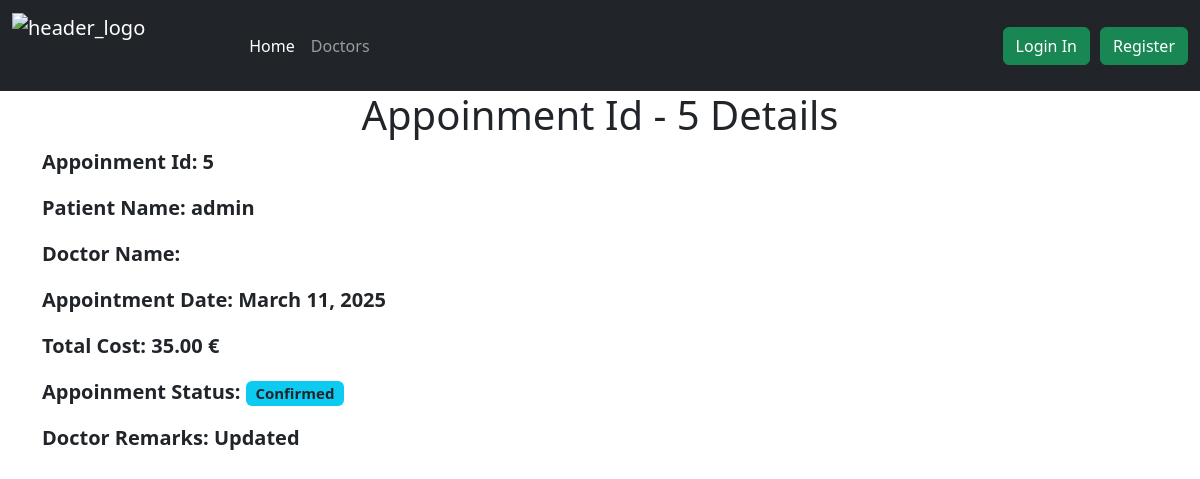
/appoinmentdetails/5, run on an earlier commit of the app's database.
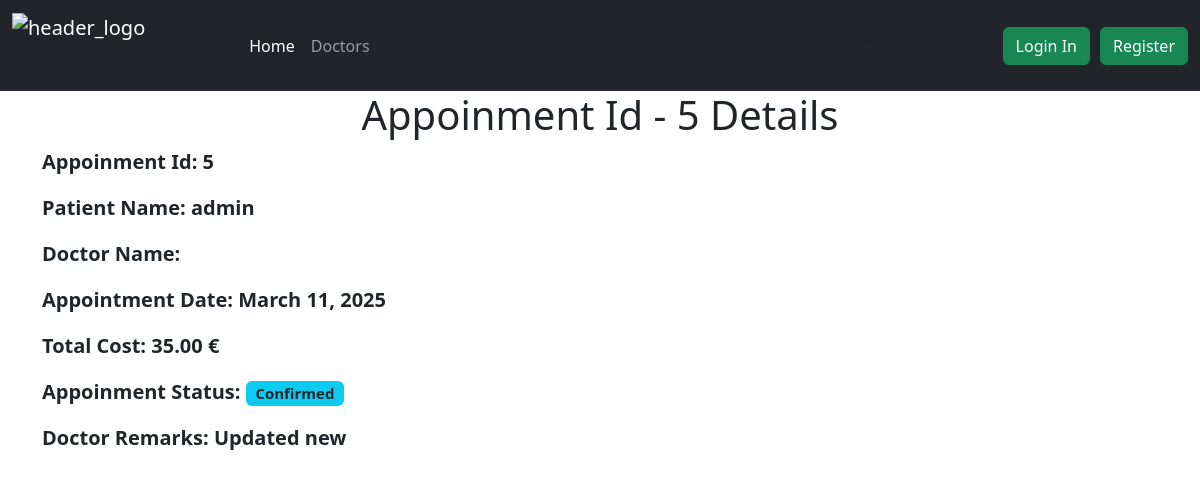
And on a later commit of the database.
### doctor_app/models.py (models this page shows, shortened)
class Appointment(models.Model):
    class AppoinmentStatus(models.TextChoices):
        Confirmed = "Confirmed"
        CANCELLED = "Cancelled"
        COMPLETED = "Completed"
    appointment_id = models.AutoField(primary_key=True,db_column='appointment_id')
    date = models.DateField()
    time = models.TimeField()
    doctor = models.ForeignKey(Doctor, on_delete=models.CASCADE,null=False)
    patient = models.ForeignKey(Patient, on_delete=models.CASCADE,null=False)
    booking_status = models.CharField(max_length=30,choices=AppoinmentStatus.choices,default=AppoinmentStatus.Confirmed.value)
    doctor_remarks = models.TextField(max_length=500, null=True)

class Patient(AbstractUser):
    address = models.TextField(max_length=500, null=False)
    dateofbirth = models.DateField(default=None,null=True,blank=True)
    image = models.ImageField(upload_to="images/patient",default=None)

class Doctor(models.Model):
    doctor_id = models.AutoField(primary_key=True,db_column='doctor_id')
    name = models.CharField(max_length=100)
    age = models.IntegerField()
    department = models.ForeignKey(DoctorDepartment, on_delete=models.CASCADE,null=False)
    image = models.ImageField(upload_to="images/doctor",default=None)
    cost = models.DecimalField(max_digits=10, decimal_places=2, default=Decimal('0.00'))

### doctor_app/views.py (the view)
# urls.py: path('appoinmentdetails/<int:appoinment_id>',views.AppoinmentDetails ,name='appoinmentDetails'),
def AppoinmentDetails(request,appoinment_id):
     appoinment = Appointment.objects.get(appointment_id=appoinment_id)
     appoinment_context = {'appoinment': appoinment, 'appoinment_status_choices': Appointment.AppoinmentStatus.choices}
     return render(request, 'doctor_app/appoinment_details.html', appoinment_context)

### doctor_app/templates/doctor_app/appoinment_details.html (shortened to what this page needs)
{% extends "doctor_app/base.html" %}
{% block content %}
<h1 class=" adminproductsheader" >Appoinment Id - {{ appoinment.appointment_id }} Details </h1>
<div class="container">
    <div class="row">
      <div class="col-6">
        <p class="order-details" style=" font-weight: 700; font-size: 20px;">Appoinment Id: {{ appoinment.appointment_id }}</p>
        <p class="order-details" style=" font-weight: 700; font-size: 20px;">Patient Name: {{ appoinment.patient.username }}</p>
        <p class="order-details" style=" font-weight: 700; font-size: 20px;">Doctor Name: {{ appoinment.doctor.doctor_name }}</p>
        <p class="order-details" style=" font-weight: 700; font-size: 20px;">Appointment Date: {{ appoinment.date }}</p>
        <p class="order-details" style=" font-weight: 700; font-size: 20px;">Total Cost: {{ appoinment.doctor.cost }} €</p>
        <p class="order-details" style=" font-weight: 700; font-size: 20px;">Appoinment Status: <span class="badge bg-info text-dark"> {{ appoinment.booking_status }}</span> </p>
        <p class="order-details" style=" font-weight: 700; font-size: 20px;">Doctor Remarks: {{ appoinment.doctor_remarks }} </p>
    </div>
      <div class="col-6">
             </div>
    </div>
  </div>
{% endblock %}

What changed in the data, as far as the page shows it:
changed Appointment "Confirmed": doctor_remarks "Updated" → "Updated new"
